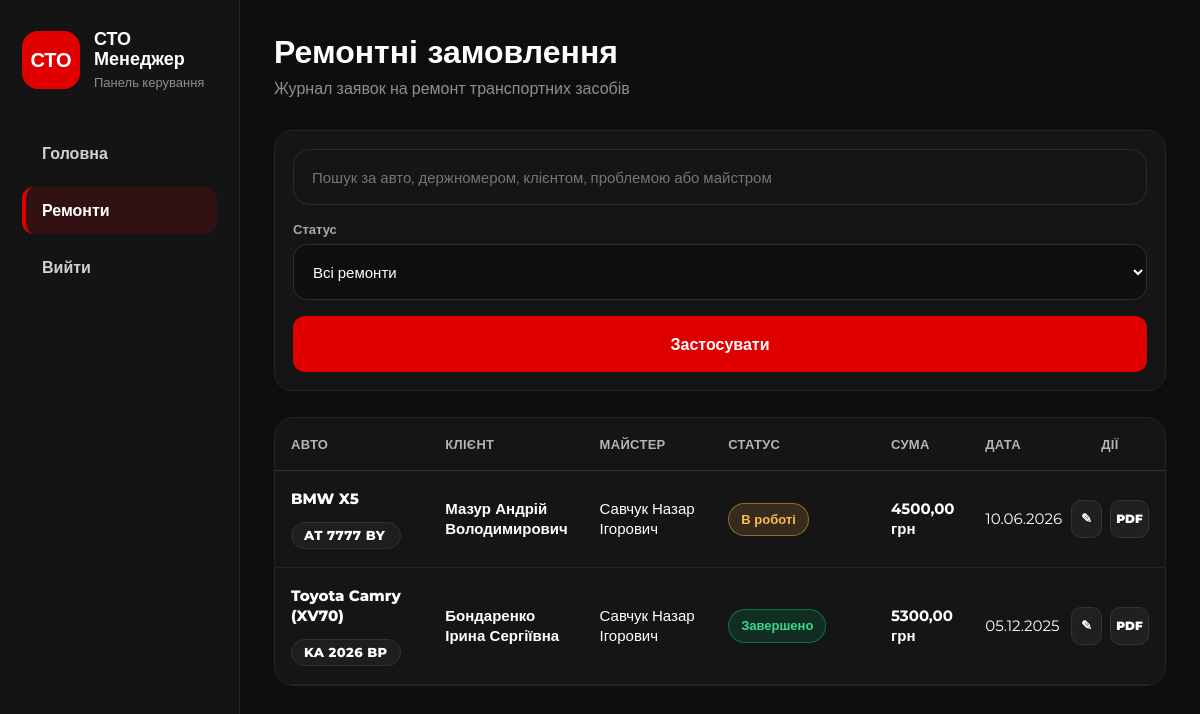
Screenshot of /repairs/list/ (signed in) with the database file from the repository.
### repairs/models.py (models this page shows, shortened)
class Repair(models.Model):
    class Status(models.TextChoices):
        NEW = 'new', 'Новий'
        IN_PROGRESS = 'in_progress', 'В роботі'
        AWAITING_PARTS = 'awaiting_parts', 'Очікує запчастини'
        COMPLETED = 'completed', 'Завершено'
        ISSUED = 'issued', 'Видано клієнту'
        CANCELLED = 'cancelled', 'Скасовано'
    car = models.ForeignKey(
        Car,
        on_delete=models.CASCADE,
        related_name='repairs',
        verbose_name="Автомобіль"
    )
    problem_description = models.TextField(
        verbose_name="Опис несправності"
    )
    work_description = models.TextField(
        blank=True,
        verbose_name="Виконані роботи"
    )
    status = models.CharField(
        max_length=20,
        choices=Status.choices,
        default=Status.NEW,
        verbose_name="Статус ремонту"
    )
    master = models.ForeignKey(
        Master,
        on_delete=models.SET_NULL,
        null=True,
        blank=True,
        related_name='repairs',
        verbose_name="Майстер"
    )
    start_date = models.DateTimeField(
        auto_now_add=True,
        verbose_name="Дата прийому"
    )
    planned_end_date = models.DateField(
        null=True,
        blank=True,
        verbose_name="Планова дата завершення"
    )
    end_date = models.DateTimeField(
        null=True,
        blank=True,
        verbose_name="Фактична дата завершення"
    )
    labor_cost = models.DecimalField(
        max_digits=10,
        decimal_places=2,
        default=0,
        validators=[MinValueValidator(0)],
        verbose_name="Вартість робіт"
    )
    parts_cost = models.DecimalField(
        max_digits=10,
        decimal_places=2,
        default=0,
        validators=[MinValueValidator(0)],
        verbose_name="Вартість запчастин"
    )
    notes = models.TextField(
        blank=True,
        verbose_name="Примітки"
    )
    created_at = models.DateTimeField(
        auto_now_add=True,
        verbose_name="Дата створення"
    )
    updated_at = models.DateTimeField(
        auto_now=True,
        verbose_name="Дата оновлення"
    )
    @property
    def total_cost(self):
        return self.labor_cost + self.parts_cost
    class Meta:
        verbose_name = "Ремонтне замовлення"
        verbose_name_plural = "Ремонтні замовлення"
        ordering = ['-created_at']

### cars/models.py (models this page shows, shortened)
class Car(models.Model):
    class Transmission(models.TextChoices):
        MANUAL = 'manual', 'Механічна'
        AUTOMATIC = 'automatic', 'Автоматична'
        ROBOT = 'robot', 'Роботизована'
        VARIATOR = 'variator', 'Варіатор'
    class FuelType(models.TextChoices):
        PETROL = 'petrol', 'Бензин'
        DIESEL = 'diesel', 'Дизель'
        ELECTRIC = 'electric', 'Електро'
        HYBRID = 'hybrid', 'Гібрид'
        GAS = 'gas', 'Газ'
    owner = models.ForeignKey(
        Client,
        on_delete=models.CASCADE,
        related_name='cars',
        verbose_name="Власник",
        null=True,
        blank=True
    )
    make = models.CharField(
        max_length=100,
        verbose_name="Марка"
    )
    model_name = models.CharField(
        max_length=100,
        verbose_name="Модель"
    )
    license_plate = models.CharField(
        max_length=20,
        blank=True,
        verbose_name="Держномер"
    )
    vin = models.CharField(
        max_length=17,
        unique=True,
        verbose_name="VIN-код",
        validators=[MinLengthValidator(17)]
    )
    owner_name = models.CharField(
        max_length=100,
        verbose_name="ПІБ власника",
        blank=True
    )
    year = models.PositiveIntegerField(
        verbose_name="Рік випуску",
        validators=[
            MinValueValidator(1900),
            MaxValueValidator(datetime.date.today().year + 1)
        ],
        help_text="Використовуйте формат: <YYYY>"
    )
    color = models.CharField(
        max_length=50,
        verbose_name="Колір"
    )
    transmission = models.CharField(
        max_length=20,
        choices=Transmission.choices,
        default=Transmission.AUTOMATIC,
        verbose_name="Коробка передач"
    )
    fuel_type = models.CharField(
        max_length=20,
        choices=FuelType.choices,
        default=FuelType.PETROL,
        verbose_name="Тип пального"
    )
    mileage = models.PositiveIntegerField(
        default=0,
        verbose_name="Пробіг (км)"
    )
    engine_volume = models.DecimalField(
        max_digits=4,
        decimal_places=1,
        blank=True,
        null=True,
        verbose_name="Об'єм двигуна (л)"
    )
    description = models.TextField(
        blank=True,
        verbose_name="Опис"
    )
    main_image = models.ImageField(
        upload_to='cars/%Y/%m/',
        blank=True,
        null=True,
        verbose_name="Фото"
    )
    is_published = models.BooleanField(
        default=True,
        verbose_name="Опубліковано"
    )
    created_at = models.DateTimeField(
        auto_now_add=True,
        verbose_name="Дата додавання"
    )
    updated_at = models.DateTimeField(
        auto_now=True,
        verbose_name="Дата оновлення"
    )
    class Meta:
        verbose_name = "Автомобіль"
        verbose_name_plural = "Автомобілі"
        ordering = ['-created_at']

### clients/models.py (models this page shows, shortened)
class Client(models.Model):
    full_name = models.CharField(max_length=150, verbose_name="ПІБ")
    phone = models.CharField(max_length=20, unique=True, verbose_name="Телефон")
    email = models.EmailField(blank=True, null=True, verbose_name="Email")
    address = models.CharField(max_length=255, blank=True, null=True, verbose_name="Адреса")
    notes = models.TextField(blank=True, null=True, verbose_name="Примітки")
    created_at = models.DateTimeField(auto_now_add=True)
    class Meta:
        verbose_name = "Клієнт"
        verbose_name_plural = "Клієнти"
        ordering = ['full_name']

### masters/models.py (models this page shows, shortened)
class Master(models.Model):
    user = models.OneToOneField(
        User,
        on_delete=models.SET_NULL,
        null=True,
        blank=True,
        related_name='master_profile',
        verbose_name='Користувач'
    )
    full_name = models.CharField(
        max_length=100,
        verbose_name="ПІБ майстра"
    )
    phone = models.CharField(
        max_length=20,
        blank=True,
        verbose_name="Телефон"
    )
    specialization = models.CharField(
        max_length=100,
        blank=True,
        verbose_name="Спеціалізація"
    )
    is_active = models.BooleanField(
        default=True,
        verbose_name="Активний"
    )
    created_at = models.DateTimeField(
        auto_now_add=True,
        verbose_name="Дата додавання"
    )
    class Meta:
        verbose_name = "Майстер"
        verbose_name_plural = "Майстри"
        ordering = ['full_name']

### repairs/views.py (the view, shortened to what this page needs)
# urls.py: path('list/', views.repair_list_view, name='repair_list'),
@login_required
def repair_list_view(request):
    query = request.GET.get('q', '')
    status_filter = request.GET.get('status', '')
    repairs = Repair.objects.select_related(
        'car',
        'car__owner',
        'master'
    ).order_by('-created_at')
    if is_master(request.user) and not is_admin(request.user) and not is_manager(request.user):
        master_profile = get_master_profile(request.user)
        if master_profile:
            repairs = repairs.filter(master=master_profile)
        else:
            repairs = repairs.none()
    if status_filter:
        repairs = repairs.filter(status=status_filter)
    return render(request, 'repairs/repair_list.html', {
        'repairs': repairs,
        'query': query,
        'current_filter': status_filter,
        'status_choices': Repair.Status.choices,
        'is_admin': is_admin(request.user),
        'is_manager': is_manager(request.user),
        'is_master': is_master(request.user),
    })

### repairs/views.py (called while the page is built)
def is_admin(user):
    return user.is_superuser or user.groups.filter(name='Admin').exists()

def is_manager(user):
    return user.groups.filter(name='Manager').exists()

def is_master(user):
    return user.groups.filter(name='Master').exists()

def get_master_profile(user):
    try:
        return user.master_profile
    except Master.DoesNotExist:
        return None

### repairs/templates/repairs/repair_list.html (shortened to what this page needs)
{% extends 'base.html' %}
{% block content %}
<div class="page-header">
    <div>
        <h1>Ремонтні замовлення</h1>
        <p>Журнал заявок на ремонт транспортних засобів</p>
    </div>
</div>
<form method="get" class="repairs-toolbar">
    <div class="search-panel">
        <input
            type="text"
            name="q"
            value="{{ query }}"
            placeholder="Пошук за авто, держномером, клієнтом, проблемою або майстром"
            autocomplete="off"
        >
    </div>
    <div class="filter-group">
        <label>Статус</label>
        <select name="status">
            <option value="">Всі ремонти</option>
        </select>
    </div>
    <button type="submit" class="btn-primary">
        Застосувати
    </button>
</form>
<div class="table-card">
    <table class="data-table repairs-table">
        <thead>
            <tr>
                <th>Авто</th>
                <th>Клієнт</th>
                <th>Майстер</th>
                <th>Статус</th>
                <th>Сума</th>
                <th>Дата</th>
                <th>Дії</th>
            </tr>
        </thead>
        <tbody>
        {% for repair in repairs %}
            <tr>
                <td class="car-name-cell">
                    <a href="{% url 'car_detail' repair.car.id %}" class="car-link">
                        {{ repair.car.make }} {{ repair.car.model_name }}
                    </a>
                    {% if repair.car.license_plate %}
                        <br>
                        <span class="plate-badge">
                            {{ repair.car.license_plate }}
                        </span>
                    {% endif %}
                </td>
                <td class="owner-cell">
                    {% if repair.car.owner %}
                        <a href="{% url 'client_detail' repair.car.owner.id %}" class="client-link">
                            {{ repair.car.owner.full_name }}
                        </a>
                    {% elif repair.car.owner_name %}
                        {{ repair.car.owner_name }}
                    {% else %}
                        <span class="muted-text">Не вказано</span>
                    {% endif %}
                </td>
                <td>
                    {% if repair.master %}
                        {{ repair.master.full_name }}
                    {% else %}
                        <span class="danger-text">Не призначено</span>
                    {% endif %}
                </td>
                <td>
                    <span class="status-badge status-{{ repair.status }}">
                        {{ repair.get_status_display }}
                    </span>
                </td>
                <td>
                    <strong>{{ repair.total_cost }} грн</strong>
                </td>
                <td>
                    {{ repair.start_date|date:"d.m.Y" }}
                </td>
                <td>
                    <div class="actions-cell repair-actions">
                        <a href="{% url 'edit_repair' repair.id %}" class="row-action" title="Редагувати">
                            ✎
                        </a>
                        <a href="{% url 'repair_pdf' repair.id %}" class="row-action pdf-action" title="PDF чек">
                            PDF
                        </a>
                    </div>
                </td>
            </tr>
        {% empty %}
            <tr>
                <td colspan="7" class="empty-row">
                    Ремонтних замовлень ще немає
                </td>
            </tr>
        {% endfor %}
        </tbody>
    </table>
</div>
{% endblock %}

### repairs/templates/repairs/repair_list.html (style rules this page uses)
.repairs-table th:nth-child(1), .repairs-table td:nth-child(1) { width: 18%; }
.repairs-table th:nth-child(2), .repairs-table td:nth-child(2) { width: 18%; }
.repairs-table th:nth-child(3), .repairs-table td:nth-child(3) { width: 15%; }
.repairs-table th:nth-child(4), .repairs-table td:nth-child(4) { width: 19%; }
.repairs-table th:nth-child(5), .repairs-table td:nth-child(5) { width: 11%; }
.repairs-table th:nth-child(6), .repairs-table td:nth-child(6) { width: 10%; }
.repairs-table th:nth-child(7), .repairs-table td:nth-child(7) { width: 110px; text-align: center; }

### rows the page displays
Repair: car.make "BMW", car.model_name "X5", car.license_plate "AT 7777 BY", car.owner.full_name "Мазур Андрій Володимирович", master.full_name "Савчук Назар Ігорович", status "В роботі", total_cost "4500,00", start_date "10.06.2026"
Repair: car.make "Toyota", car.model_name "Camry (XV70)", car.license_plate "KA 2026 BP", car.owner.full_name "Бондаренко Ірина Сергіївна", master.full_name "Савчук Назар Ігорович", status "Завершено", total_cost "5300,00", start_date "05.12.2025"
